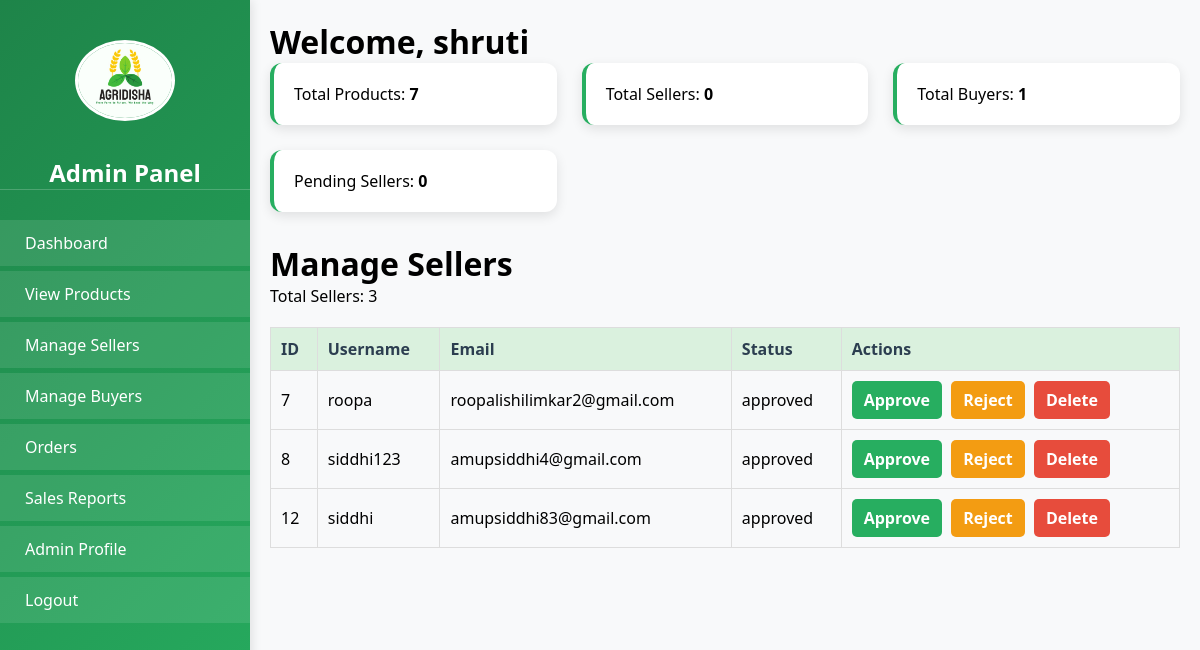
/ASSETS/ADMIN/admin.php?tab=manage_sellers (signed in), run on the app's committed database.
### tables this page shows
CREATE TABLE IF NOT EXISTS `users` (
  `id` int NOT NULL AUTO_INCREMENT,
  `username` varchar(100) NOT NULL,
  `email` varchar(100) NOT NULL,
  `password_hash` varchar(255) NOT NULL,
  `role` enum('Farmer','Buyer','Admin') NOT NULL,
  `status` enum('approved','pending') NOT NULL DEFAULT 'pending',
  `otp` varchar(6) NOT NULL,
  `otp_verified` tinyint(1) DEFAULT '0',
  `otp_timestamp` timestamp NULL DEFAULT CURRENT_TIMESTAMP,
  `reset_token` varchar(300) DEFAULT NULL,
  `reset_token_expiry` datetime DEFAULT NULL,
  `address_line1` varchar(255) DEFAULT NULL,
  `address_line2` varchar(255) DEFAULT NULL,
  `city` varchar(100) DEFAULT NULL,
  `state` varchar(100) DEFAULT NULL,
  `postal_code` varchar(20) DEFAULT NULL,
  `country` varchar(100) DEFAULT NULL,
  `phone` varchar(20) DEFAULT NULL,
  PRIMARY KEY (`id`),
  UNIQUE KEY `email` (`email`)
);

### ASSETS/ADMIN/manage_sellers.php (the view, shortened to what this page needs)
<?php
$servername = "localhost";
$username = "root";
$password = "";
$dbname = "ams_db";
$conn = new mysqli($servername, $username, $password, $dbname);
$seller_query = "SELECT id, username, email, status FROM users WHERE role='farmer'";
$seller_result = $conn->query($seller_query);
$seller_count = $seller_result->num_rows;
?>
<!DOCTYPE html>
<html lang="en">
<head>
    <link rel="stylesheet" href="style.css">
</head>
<body>
    <h1>Manage Sellers</h1>
    <p>Total Sellers: <?= $seller_count ?></p>
    <table>
        <thead>
            <tr>
                <th>ID</th>
                <th>Username</th>
                <th>Email</th>
                <th>Status</th>
                <th>Actions</th>
            </tr>
        </thead>
        <tbody>
            <?php if ($seller_count > 0): ?>
                <?php while ($seller = $seller_result->fetch_assoc()): ?>
                    <tr>
                        <td><?= htmlspecialchars($seller['id']) ?></td>
                        <td><?= htmlspecialchars($seller['username']) ?></td>
                        <td><?= htmlspecialchars($seller['email']) ?></td>
                        <td><?= htmlspecialchars($seller['status']) ?></td>
                        <td>
                            <a href="approve_seller.php?id=<?= htmlspecialchars($seller['id']) ?>" class="btn btn-approve">Approve</a>
                            <a href="reject_seller.php?id=<?= htmlspecialchars($seller['id']) ?>" class="btn btn-reject">Reject</a>
                            <a href="delete_seller.php?id=<?= htmlspecialchars($seller['id']) ?>" class="btn btn-delete" onclick="return confirm('Are you sure?');">Delete</a>
                        </td>
                    </tr>
                <?php endwhile; ?>
            <?php else: ?>
                <tr><td colspan="5">No sellers found.</td></tr>
            <?php endif; ?>
        </tbody>
    </table>
</body>
</html>

### ASSETS/ADMIN/admin.php (shortened to what this page needs)
<?php
$servername = "localhost";
$username = "root";
$password = "";
$dbname = "ams_db";
$conn = new mysqli($servername, $username, $password, $dbname);
$admin_name = $_SESSION['admin'];
$admin_query = $conn->prepare("SELECT * FROM admin_info WHERE admin_name = ?");
$admin_query->bind_param("s", $admin_name);
$admin_query->execute();
$admin_info = $admin_query->get_result()->fetch_assoc();
$counts = [
    'total_products' => "SELECT COUNT(*) AS total FROM products",
    'total_sellers' => "SELECT COUNT(*) AS total FROM users WHERE role='seller'",
    'total_buyers' => "SELECT COUNT(*) AS total FROM users WHERE role='buyer'",
    'pending_sellers' => "SELECT COUNT(*) AS total FROM users WHERE role='seller' AND status='pending'",
];
$data_counts = [];
foreach ($counts as $key => $sql) {
    $result = $conn->query($sql);
    $row = $result->fetch_assoc();
    $data_counts[$key] = $row['total'];
}
$tab = isset($_GET['tab']) ? $_GET['tab'] : 'dashboard';
?>
<!DOCTYPE html>
<html lang="en">
<head>
    <link rel="stylesheet" href="style.css">
</head>
<body>
    <div class="container">
        <div class="sidebar">
            <div class="logo-container">
                <img src="../IMAGES/logo.jpg" alt="Logo" width="100">
            </div>
            <h2>Admin Panel</h2>
            <ul>
                <li><a href="?tab=dashboard">Dashboard</a></li>
                <li><a href="?tab=view_products">View Products</a></li>
                <li><a href="?tab=manage_sellers">Manage Sellers </a></li>
                <li><a href="?tab=manage_buyers">Manage Buyers</a></li>
                <li><a href="?tab=manage_orders">Orders</a></li>
                <li><a href="?tab=sales_reports">Sales Reports</a></li>
                <li><a href="?tab=admin_profile">Admin Profile</a></li>
                <li><a href="logout.php">Logout</a></li>
            </ul>
        </div>
        <div class="content">
            <h1>Welcome, <?= htmlspecialchars($admin_info['admin_name']) ?></h1>
            <div class="dashboard-cards">
                <div class="card">Total Products: <strong><?= $data_counts['total_products'] ?></strong></div>
                <div class="card">Total Sellers: <strong><?= $data_counts['total_sellers'] ?></strong></div>
                <div class="card">Total Buyers: <strong><?= $data_counts['total_buyers'] ?></strong></div>
                <div class="card">Pending Sellers: <strong><?= $data_counts['pending_sellers'] ?></strong></div>
            </div>
            <?php
            $allowed_tabs = ['dashboard', 'view_products', 'manage_sellers', 'manage_buyers', 'manage_orders', 'sales_reports', 'admin_profile'];
            if (in_array($tab, $allowed_tabs)) {
                include "$tab.php";
            } else {
                echo "<p>Invalid tab selected.</p>";
            }
            ?>
        </div>
    </div>
</body>
</html>

### ASSETS/ADMIN/style.css (style rules this page uses)
:root { --primary-green: #1e8449; --secondary-green: #27ae60; --light-green: #daf1de; --accent-brown: #8b4513; --neutral-beige: #f5f0e1; --text-dark: #2c3e50; --text-light: #ffffff; --shadow: rgba(0, 0, 0, 0.1); }
* { margin: 0; padding: 0; box-sizing: border-box; font-family: 'Segoe UI', Tahoma, Geneva, Verdana, sans-serif; }
body { background-color: #f8f9fa; min-height: 100vh; }
.container { display: flex; min-height: 100vh; }
.sidebar { width: 250px; background: linear-gradient(135deg, var(--primary-green), var(--secondary-green)); color: var(--text-light); padding: 20px 0; position: fixed; height: 100vh; overflow-y: auto; box-shadow: 2px 0 10px var(--shadow); }
.logo-container { padding: 20px; text-align: center; }
.logo-container img { border-radius: 50%; margin-bottom: 10px; border: 3px solid var(--text-light); }
.sidebar h2 { text-align: center; font-size: 1.5rem; margin-bottom: 30px; color: var(--text-light); padding: 0 20px; border-bottom: 1px solid rgba(255, 255, 255, 0.2); }
.sidebar ul { list-style: none; padding: 0; }
.sidebar ul li { margin-bottom: 5px; }
.sidebar ul li a { display: flex; align-items: center; padding: 12px 25px; color: var(--text-light); text-decoration: none; transition: all 0.3s ease; background-color: rgba(255, 255, 255, 0.1); }
.content { flex: 1; margin-left: 250px; padding: 20px; }
.dashboard-cards { display: grid; grid-template-columns: repeat(auto-fit, minmax(250px, 1fr)); gap: 25px; margin-bottom: 30px; }
.card { background-color: #fff; padding: 20px; border-radius: 12px; box-shadow: 0 4px 12px var(--shadow); border-left: 4px solid var(--secondary-green); transition: transform 0.3s ease; }
table { width: 100%; border-collapse: separate; border-spacing: 0; }
th { background-color: var(--light-green); color: var(--text-dark); padding: 15px; text-align: left; font-weight: 600; border-bottom: 2px solid var(--secondary-green); }
td { padding: 15px; border-bottom: 1px solid rgba(0, 0, 0, 0.05); }
.btn { padding: 12px 20px; border-radius: 8px; border: none; cursor: pointer; font-size: 1rem; transition: all 0.3s ease; }

### ASSETS/ADMIN/manage_sellers.php (style rules this page uses)
table { width: 100%; border-collapse: collapse; margin-top: 20px; }
th, td { padding: 10px; text-align: left; border: 1px solid #ddd; }
.btn { text-decoration: none; padding: 8px 12px; border-radius: 5px; font-weight: bold; display: inline-block; transition: 0.3s ease-in-out; margin-right: 5px; }
.btn-approve { background-color: #27ae60; color: white; }
.btn-reject { background-color: #f39c12; color: white; }
.btn-delete { background-color: #e74c3c; color: white; }

### data on the page
users: id "7", username "roopa", email "roopalishilimkar2@gmail.com", status "approved"
users: id "8", username "siddhi123", email "amupsiddhi4@gmail.com", status "approved"
users: id "12", username "siddhi", email "amupsiddhi83@gmail.com", status "approved"

### other printed values
$admin_info['admin_name'] "shruti"
$data_counts['total_products'] "7"
$data_counts['total_sellers'] "0"
$data_counts['total_buyers'] "1"
$data_counts['pending_sellers'] "0"
$seller_count "3"
